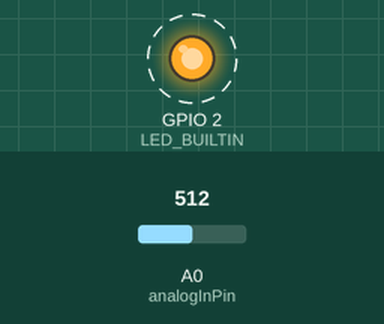
This sketch was run on a simulated ESP8266 (NodeMCU). Parts: output pins drawn as LEDs (lit = HIGH, except the on-board LED, lit = LOW). Dashed ring = blinking. Inputs (shaded band) come from the test bench; at power-on: A0 (analogInPin) = 512. WiFi joins after 1.5 s; servers stay silent unless stated; what the sketch prints to the serial monitor is not drawn.

Above: at 7.1 s.
Timing chart, 0 to 11.2 s (numbered marks = the images above):
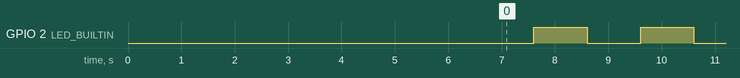

Measured:
- by itself, GPIO 2 (LED_BUILTIN): alternates HIGH for 1.0 s and LOW for 1.0 s

The sketch:

smart_light_sensor_sketch.ino
```cpp
#include <ESP8266WiFi.h>

// Debug mode on (!0)/ off (0)
#define DEBUG_SERIAL_ENABLED 1

#if DEBUG_SERIAL_ENABLED
// print logs via serial port
#define DEBUG_PRINT(x)    Serial.print(x);
#define DEBUG_PRINTLN(x)  Serial.println(x);
#else
// print logs via WiFi-based protocol
#define DEBUG_PRINT(x)
#define DEBUG_PRINTLN(x)
#endif

// Set WiFi credentials --> Modify these values according to your local network
#define WIFI_SSID "YOUR WIFI SSID"
#define WIFI_PASS "YOUR WIFI PASSWORD"

// 10-bit ADC values. Light sensor part
const int analogInPin = A0;  // ESP8266 Analog Pin ADC0 = A0
int sensorValue = 0;  // value read from the pot

// LED value
int led_value = LOW;

/* Start up code */
void setup() {
#if DEBUG_SERIAL_ENABLED
  // Add a 5000ms delay to give time for the IDE to display serial port log.
  delay(5000);

  // Setup serial port
  Serial.begin(115200);
  Serial.println();
#endif

  // Initialize the LED_BUILTIN pin as an output
  pinMode(LED_BUILTIN, OUTPUT);

  // Begin WiFi
  WiFi.begin(WIFI_SSID, WIFI_PASS);

  // Connecting to WiFi...
  DEBUG_PRINT("Connecting to ");
  DEBUG_PRINT(WIFI_SSID);

  // Loop continuously while WiFi is not connected
  while (WiFi.status() != WL_CONNECTED)
  {
    delay(200);
    DEBUG_PRINT(".");
  }

  // Connected to WiFi.
  DEBUG_PRINTLN();
  DEBUG_PRINT("Connected! IP address: ");
  DEBUG_PRINTLN(WiFi.localIP());
}

/* Main Function */
void loop() {
  // read the analog in value from the light sensor
  sensorValue = analogRead(analogInPin);

  // print the readings in the Serial Monitor
  DEBUG_PRINT("light sensor, digital value = ");
  DEBUG_PRINTLN(sensorValue);

  // 1000 ms delay between read outs
  delay(1000);

  // read the LED value and toggle its current status
  led_value = digitalRead(LED_BUILTIN);
  digitalWrite(LED_BUILTIN, !led_value);
}
```
